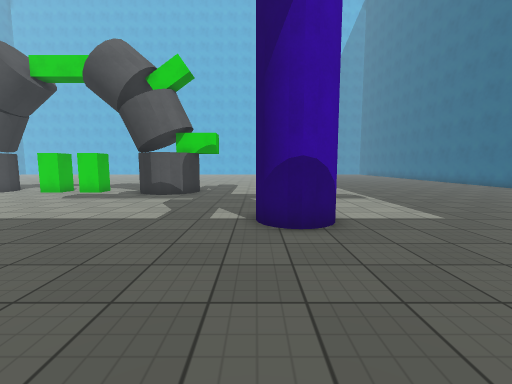
View 1 (above)

22 first-person views from a walk through a Unity game level. The camera is 1.4 m above the floor, tilts 6° down and sees 90° across. The floor is counted in squares, 1 m on a side. Each view is taken from the middle of a square. On the plan, view 1 faces up. The plan holds only what a view shows up to about 13 squares ahead; the rest is blank. The place goes on beyond the plan. Surface patterns are stand-ins for the level's own textures.

View 2
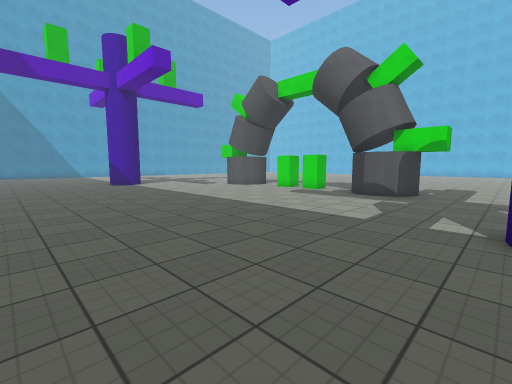

View 3
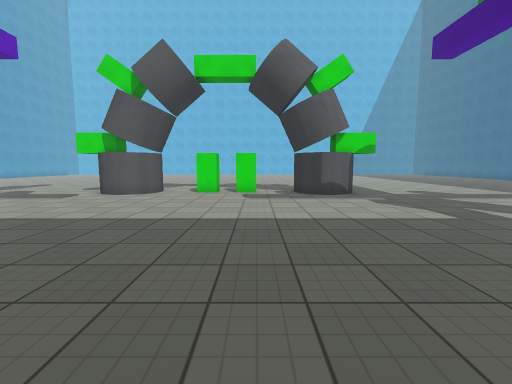

View 4
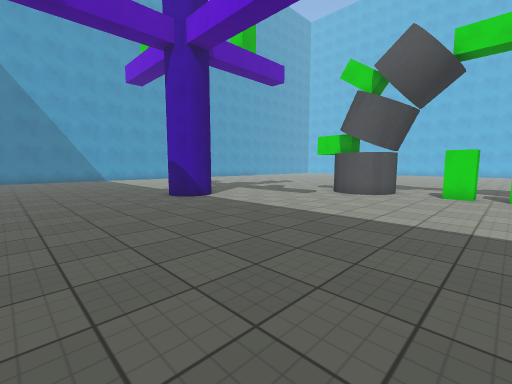

View 5
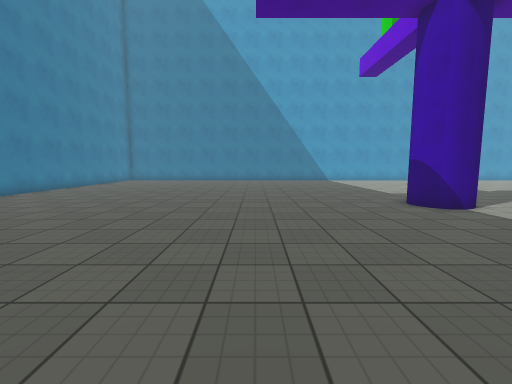

View 6
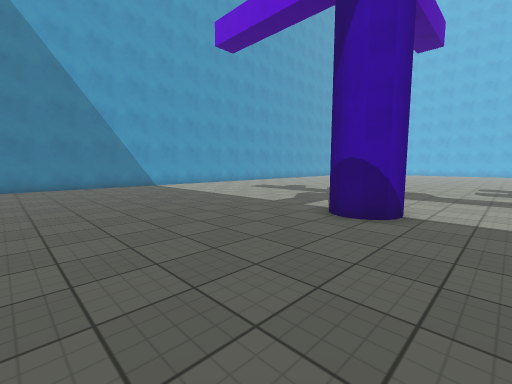

View 7
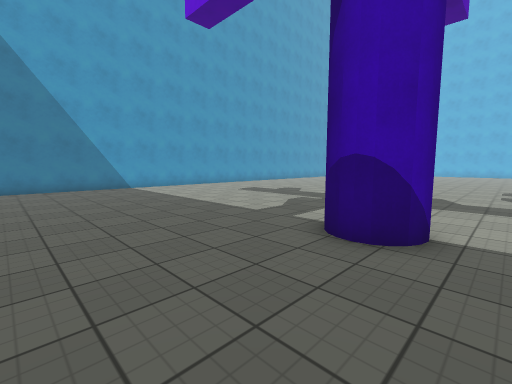

View 8
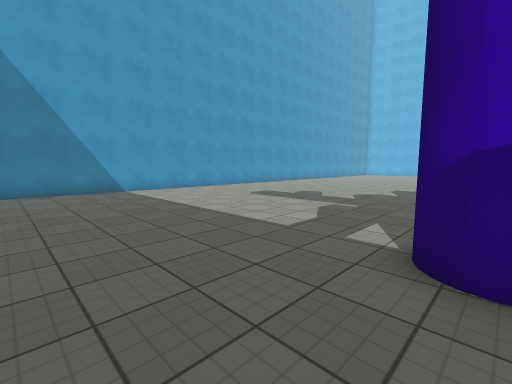

View 9
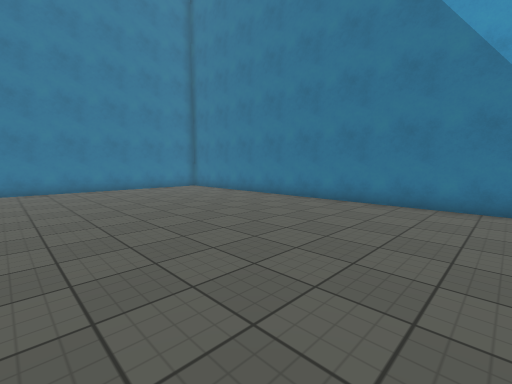

View 10
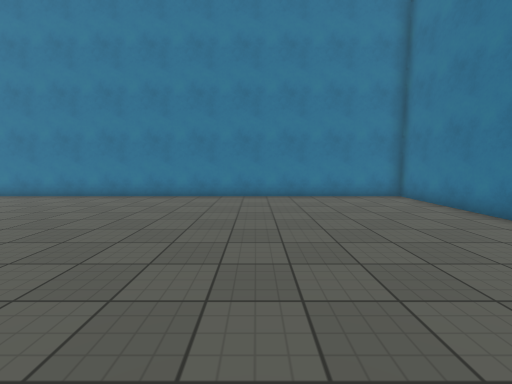

View 11
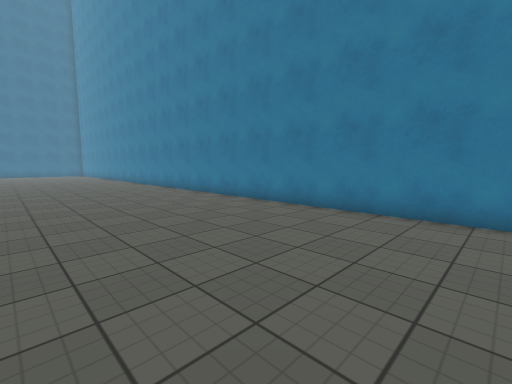

View 12
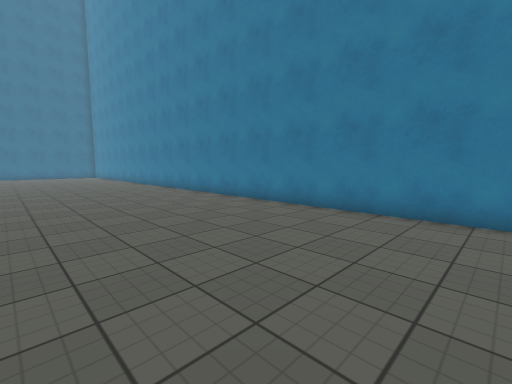

View 13
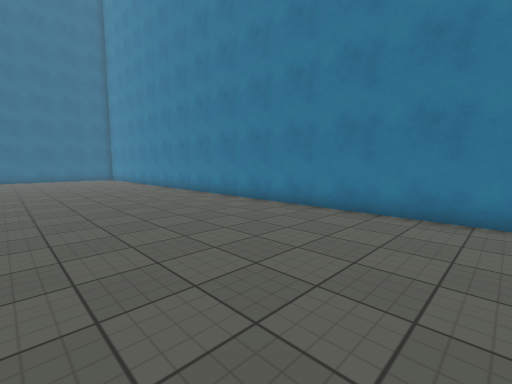

View 14
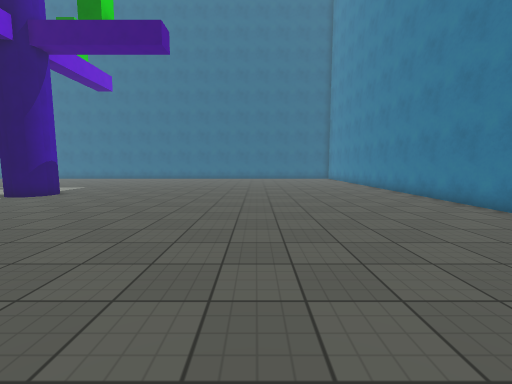

View 15
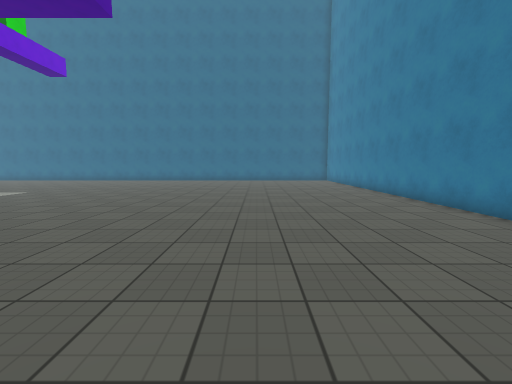

View 16
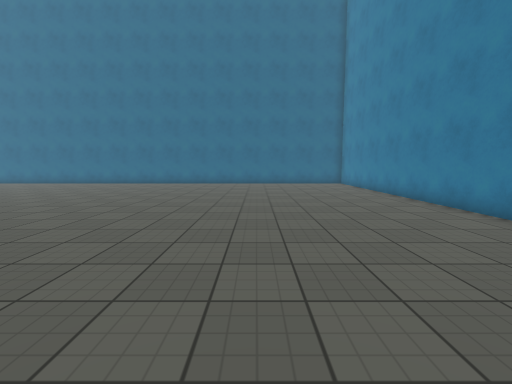

View 17
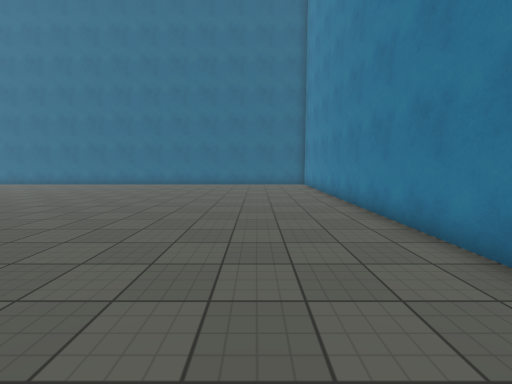

View 18
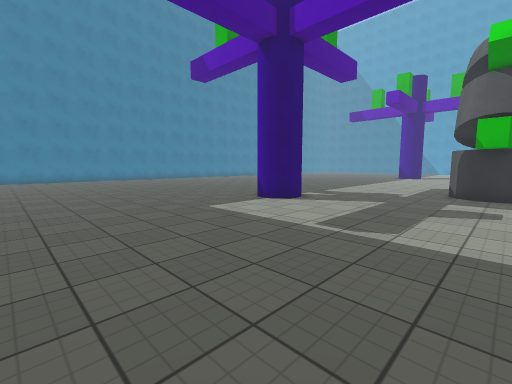

View 19
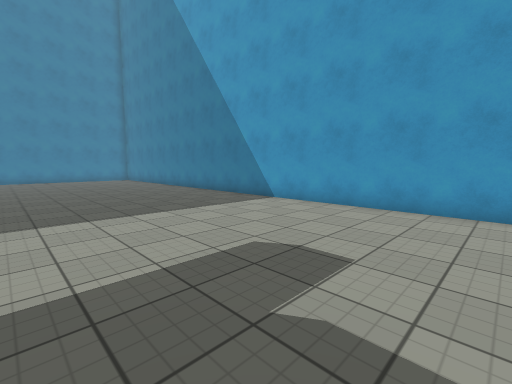

View 20
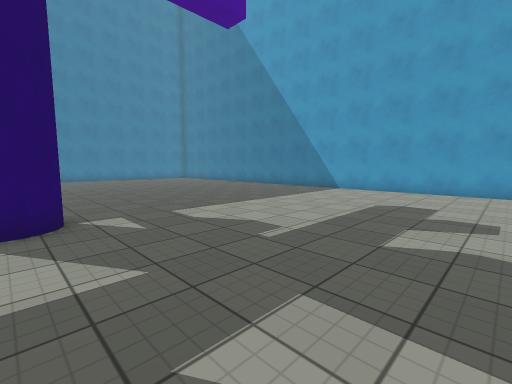

View 21
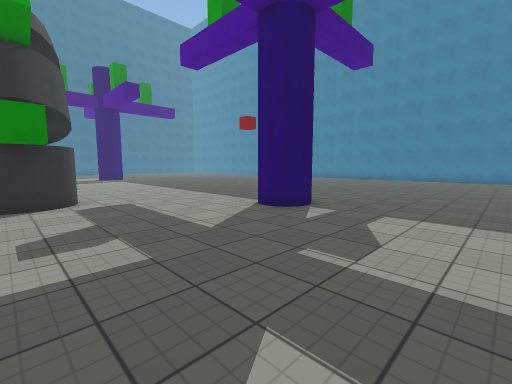

View 22
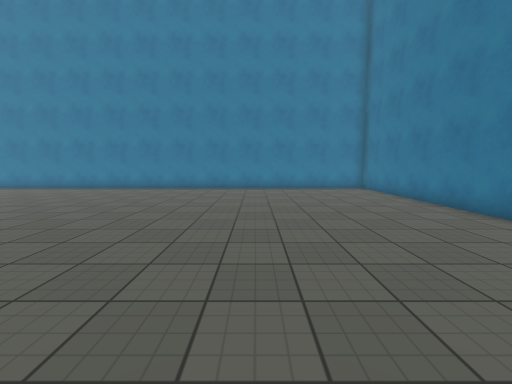

### Floor plan
Points are (right, up) in squares from view 1. A wall is a line through its corners. A room is listed if a view was taken in it or the views show most of it. See-through windows are left out.
Room 1 (views 1, 2, 3, 4, 5, 6, 7, 8, 9, 10, 11, 12, 13, 14, 15, 16, 17, 18, 19, 20, 21, 22)
walls: (-19, 6.6) (-19.1, 6.1); (-20.5, 5.6) (-20.9, 6); (-19.5, 7.4) (-19.1, 7); (-21, 6.4) (-20.9, 6.9); (-14.5, 12) (-15.2, 12.1) (-15.7, 12.6); (-13.4, 12.4) (-14.2, 12); (-13.1, 12.8) (-13.8, 12.1) (-14.7, 12) (-15.6, 12.4) (-15.9, 13); (-15.9, 12.8) (-16, 13.5); (-16, 13.2) (-15.9, 14.1); (-13.1, 14) (-13, 13.5) (-13.1, 13) (-13.3, 12.6); (-5.4, 12.3) (-5.7, 12.6) (-5.9, 13); (-5, 12.1) (-5.6, 12.4); (0.5, 5.6) (0.1, 6) (0, 6.6); (-3.6, 12.3) (-4, 12.1); (1.7, 5.7) (1.2, 5.5); (1.2, 7.5) (1.6, 7.3); (-3, 13.5) (-3.1, 12.8) (-3.8, 12.1) (-4.5, 12) (-5.2, 12.1); (-3.1, 14.1) (-3, 13.3) (-3.3, 12.6); (-34.5, 14.1) (-34.5, -11.5) (10.1, -11.5)
objects: other object (-11, 13); other object (-9, 13)

Where each view was taken, in squares from view 1:
view 1: 0 up, 0 right, facing up
view 2: 0 up, 0 right, facing up-left
view 3: 0 up, 8 left, facing up
view 4: 0 up, 9 left, facing up-left
view 5: 0 up, 11 left, facing left
view 6: 1 down, 17 left, facing up-left
view 7: 1 up, 18 left, facing up-left
view 8: 2 up, 20 left, facing up-left
view 9: 4 up, 25 left, facing down-left
view 10: 0 up, 28 left, facing down
view 11: 4 down, 23 left, facing down-right
view 12: 4 down, 17 left, facing down-right
view 13: 4 down, 11 left, facing down-right
view 14: 4 down, 11 left, facing right
view 15: 5 down, 8 left, facing right
view 16: 5 down, 4 left, facing right
view 17: 8 down, 3 left, facing right
view 18: 14 up, 10 right, facing down-left
view 19: 14 up, 26 left, facing down-left
view 20: 14 up, 20 left, facing down-left
view 21: 14 up, 26 left, facing down-right
view 22: 4 up, 28 left, facing down
